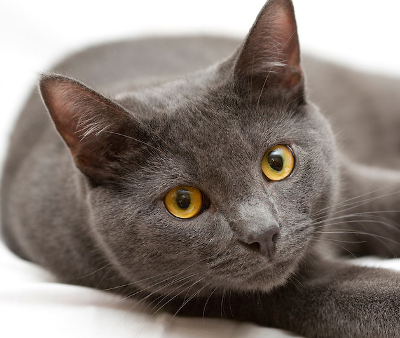
#> input picture cat1.jpg, 400 x 338 px, given in place of lena.jpg, which was not available
$ python test.py
#> lines starting #> are read from the running program, lines starting #| are printed output that depends on the picture; pictures that were not available may be replaced by others from this repository, and a replacement may not be noted
import cv2 as cv
import numpy as np
from turtle import *
# ==============================DISPLAY=====================================

img=cv.imread('lena.jpg')
#> img is the input picture: shape (338, 400, 3); mean B, G, R 119.7, 126.5, 136.8
print(img) #prints image value (rgb) (500,500,3)
#> (printed output is left out)
cv.imshow('LENA', img)  #1st parameter - name_of_window, 2nd - size


# ---------------------------RESIZE-----------------------------------------------------

h,w=img.shape[:2] #first 2 values in dimensions are h and w
#> h = 338; w = 400
new_h, new_w= int(h/2), int(w/2)
#> new_h = 169; new_w = 200
resize=cv.resize(img,(new_w, new_h))
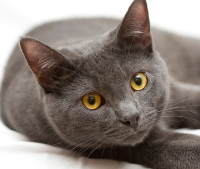
#> resize: shape (169, 200, 3); mean B, G, R 119.8, 126.6, 136.9
cv.imshow('resizing', resize)
cv.imwrite('pic1.jpg',img)  #saves this image (2nd) named as (1st) in folder
cv.waitKey(3000) #waits for 3s before destroying all
cv.destroyAllWindows()

# ============================BLANK================================================

blank=np.zeros((500,500,3), dtype='uint8')
cv.imshow('BLANK', blank)
blank[0:100,100:300]=255,0,0  #height co-ord : width co-ord,
cv.imshow('colour',blank)
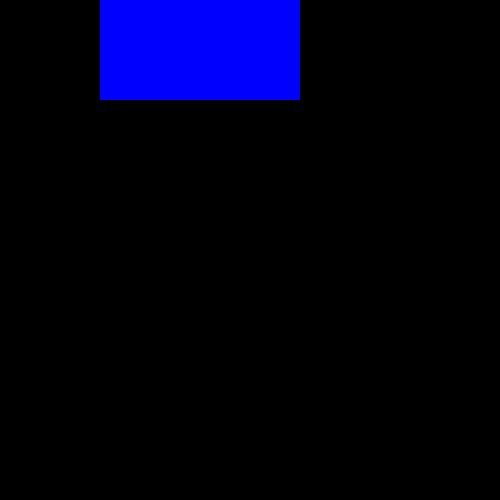
#> window 'colour': shape (500, 500, 3); mean B, G, R 20.4, 0, 0
cv.waitKey(10000)
#> (the run stopped early here; a loop or call above may not have finished)

$ run again, on cat2.jpg
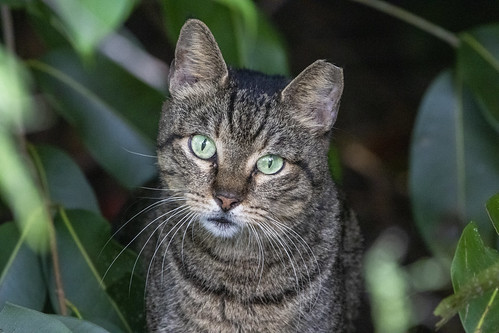
#> input picture cat2.jpg, 499 x 333 px, given in place of lena.jpg, which was not available
#> img is the input picture: shape (333, 499, 3); mean B, G, R 66.8, 77.1, 68.7
#> (printed output is left out)
#> `resize=cv.resize(img,(new_w, new_h))`:
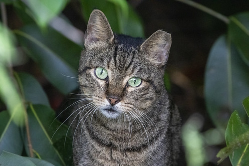
#> resize: shape (166, 249, 3); mean B, G, R 66.7, 77, 68.6
